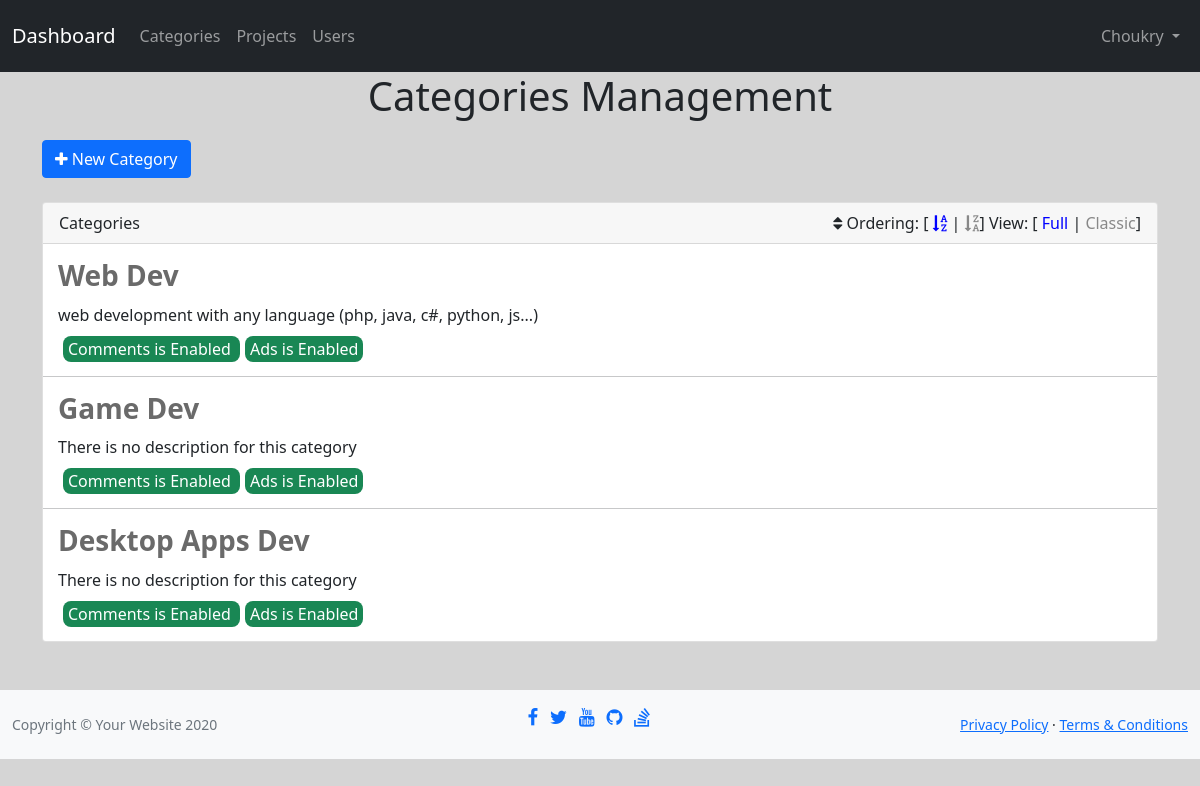
Screenshot of /admin/categories.php (signed in) with the database file from the repository.
### tables this page shows
CREATE TABLE `categories`(
	`id` 			TINYINT 	 	NOT NULL AUTO_INCREMENT,
	`title` 		VARCHAR(50)  	NOT NULL UNIQUE,
	`description` 	VARCHAR(400)	NOT NULL DEFAULT("There is no description for this category"),
	`visibility`  	BOOLEAN			NOT NULL DEFAULT(1),
	`comments`		BOOLEAN			NOT NULL DEFAULT(1),
	`ads`			BOOLEAN			NOT NULL DEFAULT(1),
	CONSTRAINT `category_id` PRIMARY KEY (`id`)
);

### admin/includes/functions/functions.php (called while the page is built, shortened)
<?php
function selectRecords($select, $table, $value = null, $ordering = null, $sorting = null) {
    global $con;
    $stmt = "SELECT $select FROM $table";
    if(!empty($ordering))
        $stmt .= " ORDER BY $ordering";
    if(!empty($sorting))
        $stmt .= " $sorting";
    $sql = $con->prepare($stmt);
    $sql->execute();
    return $sql->fetchAll();
}

### admin/categories.php (the view, shortened to what this page needs)
<?php
include 'init.php';
$arr = array('ASC', 'DESC');
$sort = (isset($_GET['sort']) && in_array($_GET['sort'], $arr)) ? test_input($_GET['sort']) : 'ASC';
$rows = selectRecords('*', 'categories', null, 'id', $sort);
?>
<h1 class="text-center">Categories Management</h1>
<div class="container cats">
    <a href="addCategory.php" class="btn btn-primary"><i class="fa fa-plus"></i> New Category</a><br><br>
    <div class="card">
        <div class="card-header">
            Categories
            <div class="options pull-right">
                <i class="fa fa-sort"></i> Ordering: [
                <a <?php if($sort == 'ASC') { echo 'class="active"'; } ?> href="<?php htmlspecialchars($_SERVER['PHP_SELF']) ?>?sort=ASC"><i class="fa fa-sort-alpha-asc"></i></a> |
                <a <?php if($sort == 'DESC') { echo 'class="active"'; } ?> href="<?php htmlspecialchars($_SERVER['PHP_SELF']) ?>?sort=DESC"><i class="fa fa-sort-alpha-desc"></i></a>]
                View: [
                <span class="active" data-view="full">Full</span> |
                <span>Classic</span>]
            </div>
        </div>
        <div class="card-body">
            <?php if(empty($rows)) { ?>
                There is no categories
            <?php } else { foreach($rows as $row) { ?>
                <div class="cat">
                    <h3><?php echo $row['title'] ?></h3>
                    <div class="view">
                        <p>
                            <?php echo $row['description'] ?>
                        </p>
                        <span class="<?php if($row['comments'] == 1) echo 'enabled'; else echo 'disabled'; ?>">
                            Comments is <?php if($row['comments'] == 1) echo 'Enabled'; else echo 'Disabled'; ?>
                        </span>
                        <span class="<?php if($row['ads'] == 1) echo 'enabled'; else echo 'disabled'; ?>">
                            Ads is <?php if($row['ads'] == 1) echo 'Enabled'; else echo 'Disabled'; ?>
                        </span>
                    </div>
                </div>
                <hr>
            <?php }} ?>
        </div>
    </div>
</div>
<?php include $inc . 'footer.php';

### admin/layout/css/app.css (style rules this page uses)
h1 { margin-bottom: 20px; }
.cats hr { margin-bottom: 0; margin-top: 0; }
.cats .options a { color: #888; text-decoration: none; }
.cats .options span { color: #888; cursor: pointer; }
.cats .options .active { color: #00F; }
.cats .cat { padding: 15px; position: relative; overflow: hidden; }
.cats .card-body { padding: 0; }
.cats .cat h3 { color: #6A6A6A; font-weight: bold; margin: 0; cursor: pointer; }
.cats .cat .view p { margin: 10px 0; }
.enabled { background-color: #198754; color: #FFF; border-radius: 8px; margin-left: 5px; padding: 2px 5px; }

### rows the page displays
categories: title "Web Dev", description "web development with any language (php, java, c#, python, js...)", comments "Enabled", ads "Enabled"
categories: title "Game Dev", description "There is no description for this category", comments "Enabled", ads "Enabled"
categories: title "Desktop Apps Dev", description "There is no description for this category", comments "Enabled", ads "Enabled"

### other values shown
$_SESSION['user'] "Choukry"
